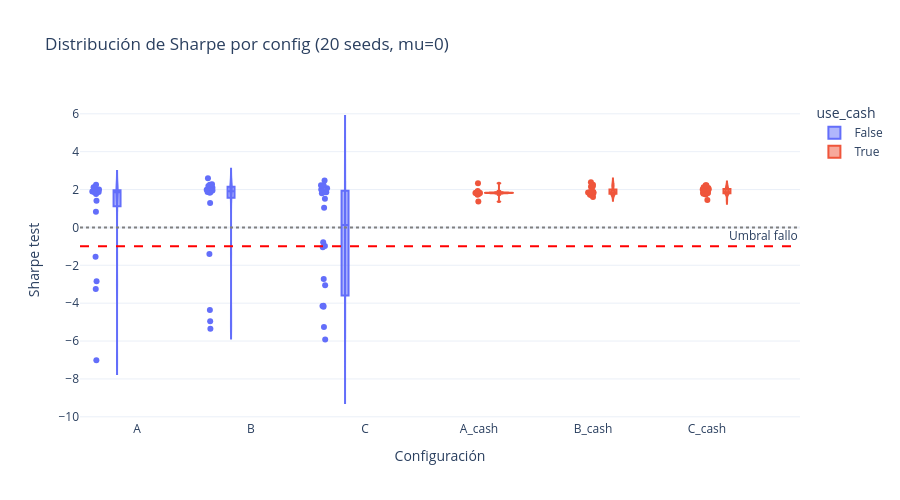

The notebook cell this image was saved under:
### Code cell
fig = px.violin(
    sub_mu0, x="config", y="test_sharpe_net", color="use_cash",
    box=True, points="all",
    title="Distribución de Sharpe por config (20 seeds, mu=0)",
    labels={"test_sharpe_net": "Sharpe test", "config": "Configuración"},
)
fig.add_hline(y=0, line_dash="dot", line_color="gray")
fig.add_hline(y=-1.0, line_dash="dash", line_color="red", annotation_text="Umbral fallo")
fig.update_layout(template="plotly_white", height=500)
fig.show()

### Figure 1 — Plotly figure (JSON) as saved in the notebook; plotly's stock layout.template omitted (floating-point values rounded to 4 significant figures)
{"data": [{"alignmentgroup": "True", "box": {"visible": true}, "hovertemplate": "use_cash=False<br>Configuración=%{x}<br>Sharpe test=%{y}<extra></extra>", "legendgroup": "False", "marker": {"color": "#636efa"}, "name": "False", "offsetgroup": "False", "orientation": "v", "points": "all", "scalegroup": "True", "showlegend": true, "type": "violin", "x": ["A", "A", "A", "A", "A", "A", "A", "A", "A", "A", "A", "A", "A", "A", "A", "A", "A", "A", "A", "A", "B", "B", "B", "B", "B", "B", "B", "B", "B", "B", "B", "B", "B", "B", "B", "B", "B", "B", "B", "B", "C", "C", "C", "C", "C", "C", "C", "C", "C", "C", "C", "C", "C", "C", "C", "C", "C", "C", "C", "C"], "x0": " ", "xaxis": "x", "y": [1.93, 2.143, 0.8327, -7.019, -1.544, -2.842, 1.864, 2.117, 1.861, 2.248, 1.856, 1.766, 1.41, 1.897, 2.028, -3.245, 1.996, 1.836, 1.864, 1.843, 1.95, 2.09, 2.251, 2.107, 2.123, 2.185, 2.593, -4.95, -4.364, 1.837, -5.349, 2.256, 1.871, 2.286, 1.864, 1.994, -1.399, 1.287, 1.864, 1.864, -1.048, -4.143, -4.133, 1.514, -0.9749, 2.005, 1.044, -2.718, 2.065, 2.226, 2.475, 2.224, 1.862, 1.872, -5.915, -0.7892, -5.257, -3.053, 1.8, -4.194], "y0": " ", "yaxis": "y"}, {"alignmentgroup": "True", "box": {"visible": true}, "hovertemplate": "use_cash=True<br>Configuración=%{x}<br>Sharpe test=%{y}<extra></extra>", "legendgroup": "True", "marker": {"color": "#EF553B"}, "name": "True", "offsetgroup": "True", "orientation": "v", "points": "all", "scalegroup": "True", "showlegend": true, "type": "violin", "x": ["A_cash", "A_cash", "A_cash", "A_cash", "A_cash", "A_cash", "A_cash", "A_cash", "A_cash", "A_cash", "A_cash", "A_cash", "A_cash", "A_cash", "A_cash", "A_cash", "A_cash", "A_cash", "A_cash", "A_cash", "B_cash", "B_cash", "B_cash", "B_cash", "B_cash", "B_cash", "B_cash", "B_cash", "B_cash", "B_cash", "B_cash", "B_cash", "B_cash", "B_cash", "B_cash", "B_cash", "B_cash", "B_cash", "B_cash", "B_cash", "C_cash", "C_cash", "C_cash", "C_cash", "C_cash", "C_cash", "C_cash", "C_cash", "C_cash", "C_cash", "C_cash", "C_cash", "C_cash", "C_cash", "C_cash", "C_cash", "C_cash", "C_cash", "C_cash", "C_cash"], "x0": " ", "xaxis": "x", "y": [1.85, 1.835, 1.804, 1.823, 1.823, 1.922, 1.823, 1.823, 1.771, 1.795, 1.823, 1.363, 1.84, 1.823, 2.332, 1.818, 1.726, 1.823, 1.864, 1.828, 1.608, 1.864, 1.823, 2.148, 2.256, 2.381, 1.787, 1.708, 1.864, 2.161, 1.731, 1.688, 1.844, 2.217, 1.846, 1.853, 1.864, 1.856, 1.766, 1.827, 1.823, 1.864, 1.732, 2.012, 2.0, 1.806, 2.081, 1.827, 2.226, 1.859, 1.921, 1.774, 2.032, 1.832, 2.038, 2.115, 2.221, 1.815, 1.783, 1.442], "y0": " ", "yaxis": "y"}], "layout": {"annotations": [{"showarrow": false, "text": "Umbral fallo", "x": 1, "xanchor": "right", "xref": "x domain", "y": -1, "yanchor": "bottom", "yref": "y"}], "height": 500, "legend": {"title": {"text": "use_cash"}, "tracegroupgap": 0}, "shapes": [{"line": {"color": "gray", "dash": "dot"}, "type": "line", "x0": 0, "x1": 1, "xref": "x domain", "y0": 0, "y1": 0, "yref": "y"}, {"line": {"color": "red", "dash": "dash"}, "type": "line", "x0": 0, "x1": 1, "xref": "x domain", "y0": -1, "y1": -1, "yref": "y"}], "title": {"text": "Distribución de Sharpe por config (20 seeds, mu=0)"}, "violinmode": "group", "xaxis": {"anchor": "y", "domain": [0, 1], "title": {"text": "Configuración"}}, "yaxis": {"anchor": "x", "domain": [0, 1], "title": {"text": "Sharpe test"}}}}
